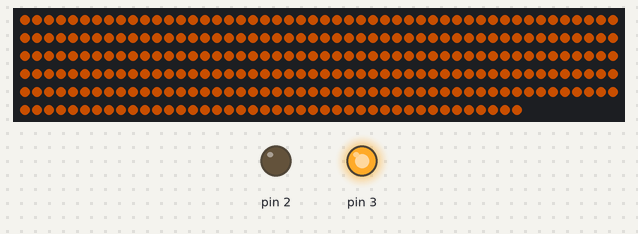
The sketch below on a simulated Arduino Mega 2560, built with avr-gcc and run on an emulated ATmega2560. On the bench: 292 RGB LEDs in strip order, left to right, continuing on the next row, output pins drawn as LEDs (lit = HIGH). Dim RGB values are drawn brighter than linear.

Above: at 0.1 s.

The sketch:

isAddressLEDWorkTexs.ino
```cpp
#include <Adafruit_NeoPixel.h>

#define LED_NUM 292
#define ADDRESS_LED_PIN 23

Adafruit_NeoPixel strip = Adafruit_NeoPixel(LED_NUM, ADDRESS_LED_PIN, NEO_GRB + NEO_KHZ800);

void setup() {
  strip.begin();
  strip.setBrightness(100);
  pinMode(3, OUTPUT);
  pinMode(2, OUTPUT);

  digitalWrite(3, HIGH);
  digitalWrite(2, LOW);
}

void loop() {
  strip.clear();
  for(int i = 0; i < LED_NUM; i++) strip.setPixelColor(i, strip.Color(255, 100, 0));
  strip.show();
}
```
